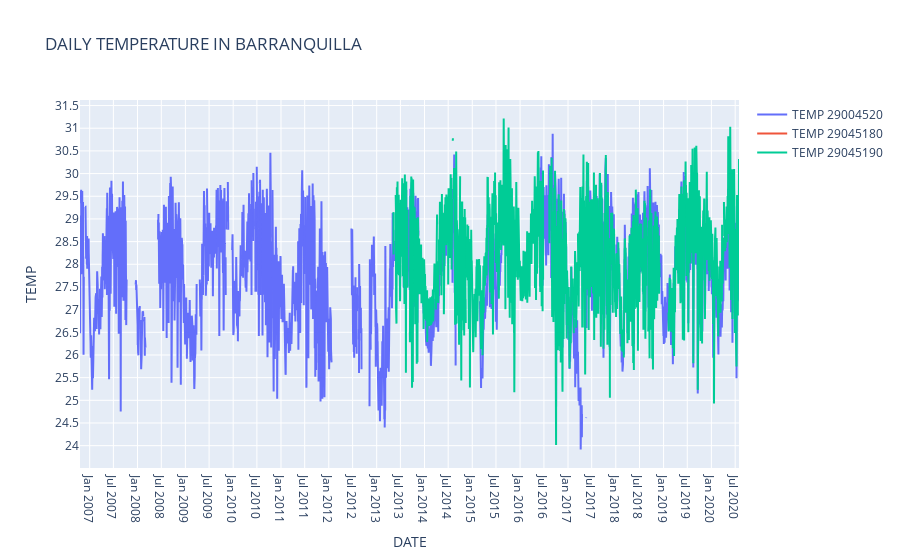

This figure's notebook cell:
### Code cell
fig = go.Figure()
for df_group in df_temp_daily.groupby("CodigoEstacion"):
    codigoestacion, df_gr = df_group
    df_gr = df_gr.resample('D').mean()
    plot_temp = go.Scatter(x=df_gr.index,
                y=df_gr[standard_var_name+"_MEAN"], name ="TEMP "+str(codigoestacion), mode = "lines", connectgaps= None)
    fig.add_trace(plot_temp)
    
layout = go.Layout(title="DAILY "+standard_var_name+" IN "+municipality_name,
                xaxis=dict(title='DATE'),
                yaxis=dict(title='TEMP'))
fig.update_layout(layout)
fig.update_yaxes(nticks=20)
fig.update_xaxes(nticks=40)
fig.show()

### Figure 1 — Plotly figure (JSON) as saved in the notebook; plotly's stock layout.template omitted (floating-point values rounded to 4 significant figures; data arrays with more than 128 entries replaced by an {"elided": "..."} marker saying what was removed)
{"data": [{"mode": "lines", "name": "TEMP 29004520", "type": "scatter", "x": {"elided": "5033 str values"}, "y": {"elided": "5033 float values"}}, {"mode": "lines", "name": "TEMP 29045180", "type": "scatter", "x": ["2017-10-02T00:00:00"], "y": [27.81]}, {"mode": "lines", "name": "TEMP 29045190", "type": "scatter", "x": {"elided": "2641 str values"}, "y": {"elided": "2641 float values"}}], "layout": {"title": {"text": "DAILY TEMPERATURE IN BARRANQUILLA"}, "xaxis": {"nticks": 40, "title": {"text": "DATE"}}, "yaxis": {"nticks": 20, "title": {"text": "TEMP"}}}}
